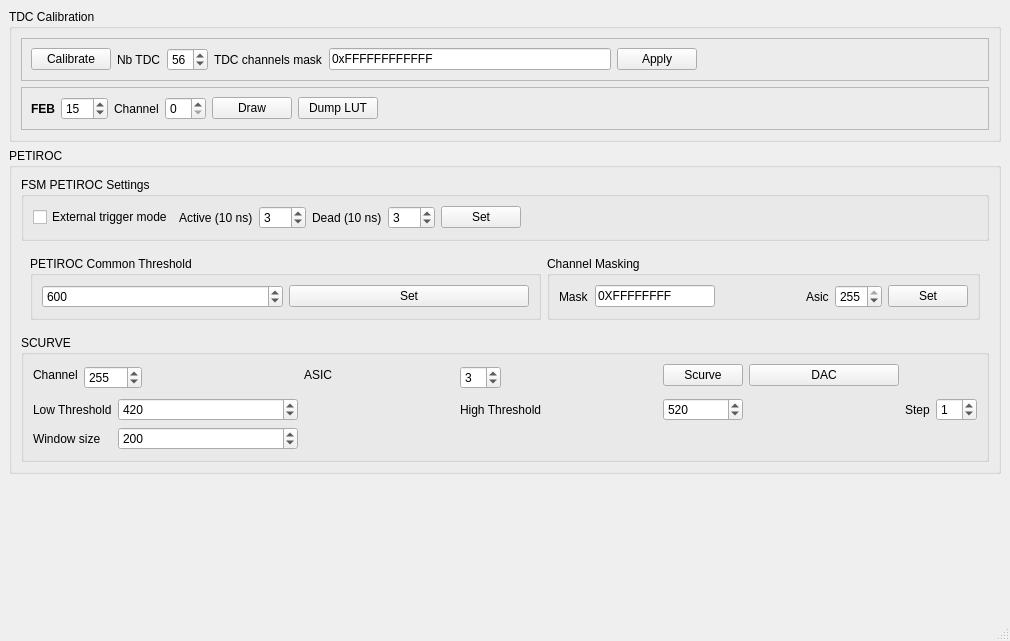
<?xml version="1.0" encoding="UTF-8"?>
<ui version="4.0">
 <class>FebWindow</class>
 <widget class="QMainWindow" name="FebWindow">
  <property name="geometry">
   <rect>
    <x>0</x>
    <y>0</y>
    <width>704</width>
    <height>641</height>
   </rect>
  </property>
  <property name="sizePolicy">
   <sizepolicy hsizetype="MinimumExpanding" vsizetype="Preferred">
    <horstretch>0</horstretch>
    <verstretch>0</verstretch>
   </sizepolicy>
  </property>
  <property name="windowTitle">
   <string>FEB settings and Calibration</string>
  </property>
  <widget class="QWidget" name="centralwidget">
   <layout class="QVBoxLayout" name="verticalLayout_2">
    <item>
     <widget class="QGroupBox" name="groupBox_23">
      <property name="sizePolicy">
       <sizepolicy hsizetype="MinimumExpanding" vsizetype="Preferred">
        <horstretch>0</horstretch>
        <verstretch>0</verstretch>
       </sizepolicy>
      </property>
      <property name="title">
       <string>TDC Calibration</string>
      </property>
      <layout class="QVBoxLayout" name="verticalLayout_3">
       <item>
        <widget class="QFrame" name="frame">
         <property name="frameShape">
          <enum>QFrame::StyledPanel</enum>
         </property>
         <property name="frameShadow">
          <enum>QFrame::Raised</enum>
         </property>
         <layout class="QHBoxLayout" name="horizontalLayout">
          <item>
           <widget class="QPushButton" name="PBLutcalib">
            <property name="text">
             <string>Calibrate</string>
            </property>
           </widget>
          </item>
          <item>
           <widget class="QLabel" name="label_21">
            <property name="text">
             <string>Nb TDC</string>
            </property>
           </widget>
          </item>
          <item>
           <widget class="QSpinBox" name="SBNtdc">
            <property name="value">
             <number>56</number>
            </property>
           </widget>
          </item>
          <item>
           <widget class="QLabel" name="label_23">
            <property name="text">
             <string>TDC channels mask</string>
            </property>
           </widget>
          </item>
          <item>
           <widget class="QLineEdit" name="LEMaskTDC">
            <property name="minimumSize">
             <size>
              <width>180</width>
              <height>0</height>
             </size>
            </property>
            <property name="text">
             <string>0xFFFFFFFFFFFF</string>
            </property>
           </widget>
          </item>
          <item>
           <widget class="QPushButton" name="PBTestmask">
            <property name="text">
             <string>Apply</string>
            </property>
           </widget>
          </item>
          <item>
           <spacer name="horizontalSpacer">
            <property name="orientation">
             <enum>Qt::Horizontal</enum>
            </property>
            <property name="sizeHint" stdset="0">
             <size>
              <width>48</width>
              <height>20</height>
             </size>
            </property>
           </spacer>
          </item>
         </layout>
        </widget>
       </item>
       <item>
        <widget class="QFrame" name="frame_2">
         <property name="frameShape">
          <enum>QFrame::StyledPanel</enum>
         </property>
         <property name="frameShadow">
          <enum>QFrame::Raised</enum>
         </property>
         <layout class="QHBoxLayout" name="horizontalLayout_2">
          <item>
           <widget class="QLabel" name="LACalibStatus">
            <property name="minimumSize">
             <size>
              <width>0</width>
              <height>0</height>
             </size>
            </property>
            <property name="maximumSize">
             <size>
              <width>32</width>
              <height>16777215</height>
             </size>
            </property>
            <property name="font">
             <font>
              <weight>75</weight>
              <bold>true</bold>
             </font>
            </property>
            <property name="layoutDirection">
             <enum>Qt::RightToLeft</enum>
            </property>
            <property name="text">
             <string>FEB</string>
            </property>
            <property name="textFormat">
             <enum>Qt::PlainText</enum>
            </property>
           </widget>
          </item>
          <item>
           <widget class="QSpinBox" name="SBFEB">
            <property name="maximum">
             <number>255</number>
            </property>
            <property name="value">
             <number>15</number>
            </property>
           </widget>
          </item>
          <item>
           <widget class="QLabel" name="label_22">
            <property name="text">
             <string>Channel</string>
            </property>
           </widget>
          </item>
          <item>
           <widget class="QSpinBox" name="SBLutchannel"/>
          </item>
          <item>
           <widget class="QPushButton" name="PBLutdraw">
            <property name="text">
             <string>Draw</string>
            </property>
           </widget>
          </item>
          <item>
           <widget class="QPushButton" name="PBLUT">
            <property name="text">
             <string>Dump LUT</string>
            </property>
           </widget>
          </item>
          <item>
           <spacer name="horizontalSpacer_3">
            <property name="orientation">
             <enum>Qt::Horizontal</enum>
            </property>
            <property name="sizeHint" stdset="0">
             <size>
              <width>239</width>
              <height>20</height>
             </size>
            </property>
           </spacer>
          </item>
         </layout>
        </widget>
       </item>
      </layout>
     </widget>
    </item>
    <item>
     <widget class="QGroupBox" name="groupBox_22">
      <property name="sizePolicy">
       <sizepolicy hsizetype="MinimumExpanding" vsizetype="Preferred">
        <horstretch>0</horstretch>
        <verstretch>0</verstretch>
       </sizepolicy>
      </property>
      <property name="title">
       <string>PETIROC</string>
      </property>
      <layout class="QVBoxLayout" name="verticalLayout">
       <item>
        <widget class="QGroupBox" name="groupBox_12">
         <property name="title">
          <string>FSM PETIROC Settings</string>
         </property>
         <layout class="QHBoxLayout" name="horizontalLayout_8">
          <item>
           <widget class="QCheckBox" name="CBTrigExt">
            <property name="text">
             <string>External trigger mode</string>
            </property>
           </widget>
          </item>
          <item>
           <widget class="QLabel" name="label_14">
            <property name="text">
             <string>Active (10 ns)</string>
            </property>
           </widget>
          </item>
          <item>
           <widget class="QSpinBox" name="SBActive">
            <property name="maximum">
             <number>255</number>
            </property>
            <property name="value">
             <number>3</number>
            </property>
           </widget>
          </item>
          <item>
           <widget class="QLabel" name="label_15">
            <property name="text">
             <string>Dead (10 ns)</string>
            </property>
           </widget>
          </item>
          <item>
           <widget class="QSpinBox" name="SBDead">
            <property name="maximum">
             <number>255</number>
            </property>
            <property name="value">
             <number>3</number>
            </property>
           </widget>
          </item>
          <item>
           <widget class="QPushButton" name="PBSetTdc">
            <property name="text">
             <string>Set</string>
            </property>
           </widget>
          </item>
          <item>
           <spacer name="horizontalSpacer_10">
            <property name="orientation">
             <enum>Qt::Horizontal</enum>
            </property>
            <property name="sizeHint" stdset="0">
             <size>
              <width>456</width>
              <height>20</height>
             </size>
            </property>
           </spacer>
          </item>
         </layout>
        </widget>
       </item>
       <item>
        <widget class="QFrame" name="frame_3">
         <property name="maximumSize">
          <size>
           <width>16777215</width>
           <height>16777215</height>
          </size>
         </property>
         <property name="frameShape">
          <enum>QFrame::NoFrame</enum>
         </property>
         <property name="frameShadow">
          <enum>QFrame::Raised</enum>
         </property>
         <layout class="QHBoxLayout" name="horizontalLayout_3">
          <item>
           <widget class="QGroupBox" name="groupBox_15">
            <property name="title">
             <string>PETIROC Common Threshold</string>
            </property>
            <layout class="QHBoxLayout" name="horizontalLayout_11">
             <item>
              <widget class="QSpinBox" name="SBThreshold">
               <property name="minimum">
                <number>1</number>
               </property>
               <property name="maximum">
                <number>1023</number>
               </property>
               <property name="value">
                <number>600</number>
               </property>
              </widget>
             </item>
             <item>
              <widget class="QPushButton" name="PBThreshold">
               <property name="text">
                <string>Set</string>
               </property>
              </widget>
             </item>
            </layout>
           </widget>
          </item>
          <item>
           <widget class="QGroupBox" name="groupBox_21">
            <property name="maximumSize">
             <size>
              <width>433</width>
              <height>64</height>
             </size>
            </property>
            <property name="title">
             <string>Channel Masking</string>
            </property>
            <layout class="QHBoxLayout" name="horizontalLayout_14">
             <item>
              <widget class="QLabel" name="label_18">
               <property name="text">
                <string>Mask</string>
               </property>
              </widget>
             </item>
             <item>
              <widget class="QLineEdit" name="LEMask">
               <property name="minimumSize">
                <size>
                 <width>120</width>
                 <height>0</height>
                </size>
               </property>
               <property name="text">
                <string>0XFFFFFFFF</string>
               </property>
              </widget>
             </item>
             <item>
              <spacer name="horizontalSpacer_7">
               <property name="orientation">
                <enum>Qt::Horizontal</enum>
               </property>
               <property name="sizeHint" stdset="0">
                <size>
                 <width>40</width>
                 <height>20</height>
                </size>
               </property>
              </spacer>
             </item>
             <item>
              <widget class="QLabel" name="label_19">
               <property name="text">
                <string>Asic</string>
               </property>
              </widget>
             </item>
             <item>
              <widget class="QSpinBox" name="SBAsic">
               <property name="maximum">
                <number>255</number>
               </property>
               <property name="value">
                <number>255</number>
               </property>
              </widget>
             </item>
             <item>
              <widget class="QPushButton" name="PBMask">
               <property name="text">
                <string>Set</string>
               </property>
              </widget>
             </item>
            </layout>
           </widget>
          </item>
         </layout>
        </widget>
       </item>
       <item>
        <widget class="QGroupBox" name="groupBox_11">
         <property name="title">
          <string>SCURVE</string>
         </property>
         <layout class="QGridLayout" name="gridLayout">
          <item row="0" column="0">
           <widget class="QLabel" name="label_8">
            <property name="text">
             <string>Channel</string>
            </property>
           </widget>
          </item>
          <item row="0" column="1" rowspan="2" colspan="2">
           <widget class="QSpinBox" name="SBChannel">
            <property name="maximum">
             <number>1023</number>
            </property>
            <property name="value">
             <number>255</number>
            </property>
           </widget>
          </item>
          <item row="0" column="3">
           <spacer name="horizontalSpacer_2">
            <property name="orientation">
             <enum>Qt::Horizontal</enum>
            </property>
            <property name="sizeHint" stdset="0">
             <size>
              <width>40</width>
              <height>20</height>
             </size>
            </property>
           </spacer>
          </item>
          <item row="0" column="4">
           <widget class="QLabel" name="label_20">
            <property name="text">
             <string>ASIC</string>
            </property>
           </widget>
          </item>
          <item row="0" column="5" rowspan="2">
           <widget class="QSpinBox" name="SBPR2">
            <property name="value">
             <number>3</number>
            </property>
           </widget>
          </item>
          <item row="0" column="6">
           <spacer name="horizontalSpacer_4">
            <property name="orientation">
             <enum>Qt::Horizontal</enum>
            </property>
            <property name="sizeHint" stdset="0">
             <size>
              <width>40</width>
              <height>20</height>
             </size>
            </property>
           </spacer>
          </item>
          <item row="0" column="7">
           <widget class="QPushButton" name="PBScurve">
            <property name="text">
             <string>Scurve</string>
            </property>
           </widget>
          </item>
          <item row="0" column="8">
           <widget class="QPushButton" name="PBDAC">
            <property name="text">
             <string>DAC</string>
            </property>
           </widget>
          </item>
          <item row="1" column="4" rowspan="2">
           <spacer name="horizontalSpacer_5">
            <property name="orientation">
             <enum>Qt::Horizontal</enum>
            </property>
            <property name="sizeHint" stdset="0">
             <size>
              <width>58</width>
              <height>20</height>
             </size>
            </property>
           </spacer>
          </item>
          <item row="2" column="0" colspan="2">
           <widget class="QLabel" name="label_9">
            <property name="text">
             <string>Low Threshold</string>
            </property>
           </widget>
          </item>
          <item row="2" column="2" colspan="2">
           <widget class="QSpinBox" name="SBLowThreshold">
            <property name="minimum">
             <number>1</number>
            </property>
            <property name="maximum">
             <number>1023</number>
            </property>
            <property name="singleStep">
             <number>0</number>
            </property>
            <property name="value">
             <number>420</number>
            </property>
           </widget>
          </item>
          <item row="2" column="5" colspan="2">
           <widget class="QLabel" name="label_10">
            <property name="text">
             <string>High Threshold</string>
            </property>
           </widget>
          </item>
          <item row="2" column="7">
           <widget class="QSpinBox" name="SBHighThreshold">
            <property name="minimum">
             <number>1</number>
            </property>
            <property name="maximum">
             <number>1023</number>
            </property>
            <property name="value">
             <number>520</number>
            </property>
           </widget>
          </item>
          <item row="2" column="8">
           <spacer name="horizontalSpacer_6">
            <property name="orientation">
             <enum>Qt::Horizontal</enum>
            </property>
            <property name="sizeHint" stdset="0">
             <size>
              <width>77</width>
              <height>20</height>
             </size>
            </property>
           </spacer>
          </item>
          <item row="2" column="9">
           <widget class="QLabel" name="label_11">
            <property name="text">
             <string>Step</string>
            </property>
           </widget>
          </item>
          <item row="2" column="10">
           <widget class="QSpinBox" name="SBStep">
            <property name="value">
             <number>1</number>
            </property>
           </widget>
          </item>
          <item row="3" column="0" colspan="2">
           <widget class="QLabel" name="label_12">
            <property name="text">
             <string>Window size</string>
            </property>
           </widget>
          </item>
          <item row="3" column="2" colspan="2">
           <widget class="QSpinBox" name="SBWindow">
            <property name="sizePolicy">
             <sizepolicy hsizetype="Minimum" vsizetype="Minimum">
              <horstretch>0</horstretch>
              <verstretch>0</verstretch>
             </sizepolicy>
            </property>
            <property name="maximum">
             <number>100000</number>
            </property>
            <property name="singleStep">
             <number>100</number>
            </property>
            <property name="value">
             <number>200</number>
            </property>
           </widget>
          </item>
         </layout>
        </widget>
       </item>
      </layout>
     </widget>
    </item>
    <item>
     <spacer name="verticalSpacer">
      <property name="orientation">
       <enum>Qt::Vertical</enum>
      </property>
      <property name="sizeHint" stdset="0">
       <size>
        <width>20</width>
        <height>127</height>
       </size>
      </property>
     </spacer>
    </item>
   </layout>
  </widget>
  <widget class="QStatusBar" name="statusbar"/>
 </widget>
 <resources/>
 <connections/>
</ui>
